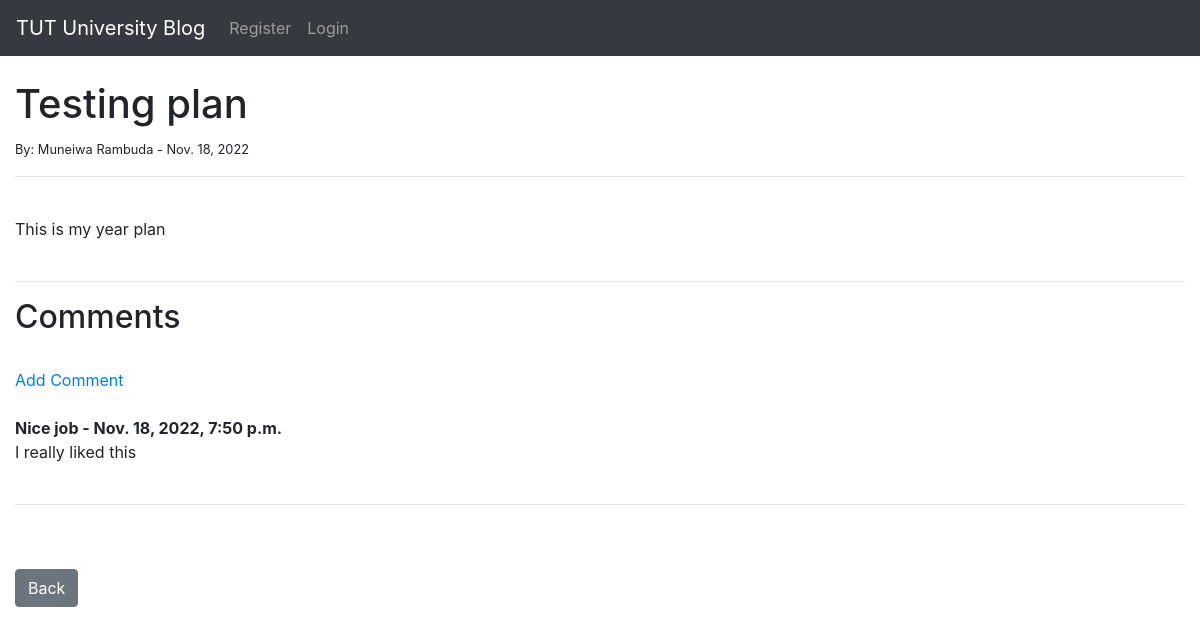
The page /article/7 on the database as committed earlier.
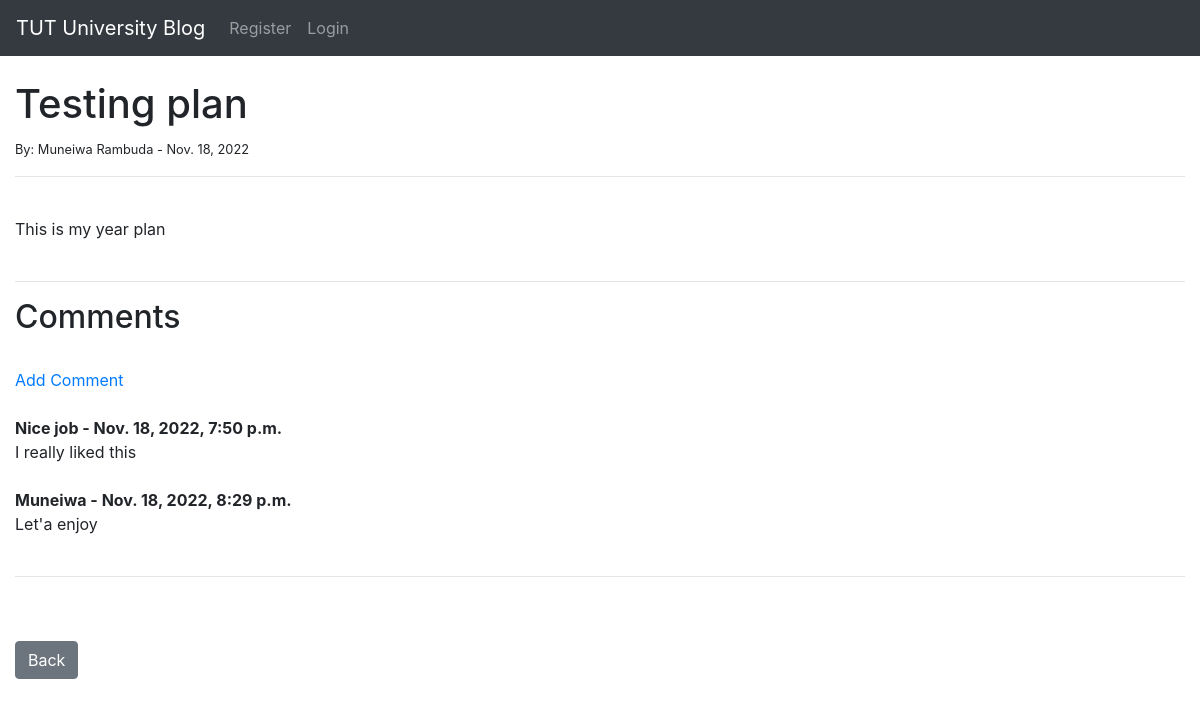
The same page on the database as committed later.
### myBlog/models.py (models this page shows, shortened)
class Comment(models.Model):
    post = models.ForeignKey(Post, related_name="comments" ,on_delete=models.CASCADE)
    name = models.CharField(max_length=255)
    body = models.TextField()
    date_added = models.DateTimeField(auto_now_add=True)

### myBlog/views.py (the view)
# urls.py: path('article/<int:pk>', ArticleDetailView.as_view(), name="article_detail"),
class ArticleDetailView(DetailView):
    model = Post
    template_name = 'article_details.html'

### myBlog/templates/article_details.html (shortened to what this page needs)
{% extends 'base.html' %}
{% block content %}
<h1>{{ post.title }}  </h1>
<small>
    By:
    {{ post.author.first_name}}
    {{ post.author.last_name}} -
    {{ post.post_date}}
</small>
<br/>
<hr>
<br/>
{{ post.body| safe }}
<br/><br/>
<hr>
<h2>Comments</h2>
<br/>
{% if not post.comments.all %}
    No comments Yet...
    <a href="{% url 'add_comment' post.pk %}">Add Comment</a>
{% else %}
    <a href="{% url 'add_comment' post.pk %}">Add Comment</a>
    <br/><br/>
    {% for comment in post.comments.all%}
        <strong>
            {{ comment.name }} -
            {{ comment.date_added}}
        </strong>
    {{ comment.body }}
    <br/><br/>
    {% endfor %}
{% endif %}
<hr>
<br/><br/>
<a href="{% url 'home' %}" class="btn btn-secondary">Back</a>
{% endblock %}

Rows that differ between the two databases and show on the page:
added Comment: name "Muneiwa", date_added "Nov. 18, 2022, 8:29 p.m.", body "Let'a enjoy"
